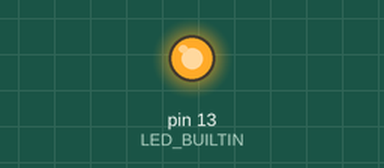
A sketch run on a simulated Arduino Uno, built with avr-gcc and run on an emulated ATmega328P. Parts: output pins drawn as LEDs (lit = HIGH).

Above: at 1.0 s.
At 3.5 s:
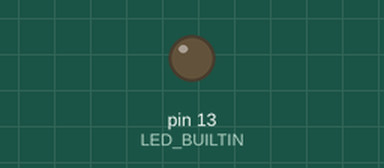
Timing chart, 0 to 6.5 s (numbered marks = the images above):
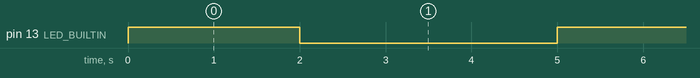

The sketch:

Blink-test.ino
```cpp
/*
  Blink - Board and driver test
  Turns on and off the onboard LED
*/

void setup() {
  pinMode(LED_BUILTIN, OUTPUT);
}

void loop() {
  digitalWrite(LED_BUILTIN, HIGH);
  delay(2000);
  digitalWrite(LED_BUILTIN, LOW);
  delay(3000);
}
```

Measured:
- by itself, pin 13 (LED_BUILTIN): alternates HIGH for 2.0 s and LOW for 3.0 s
